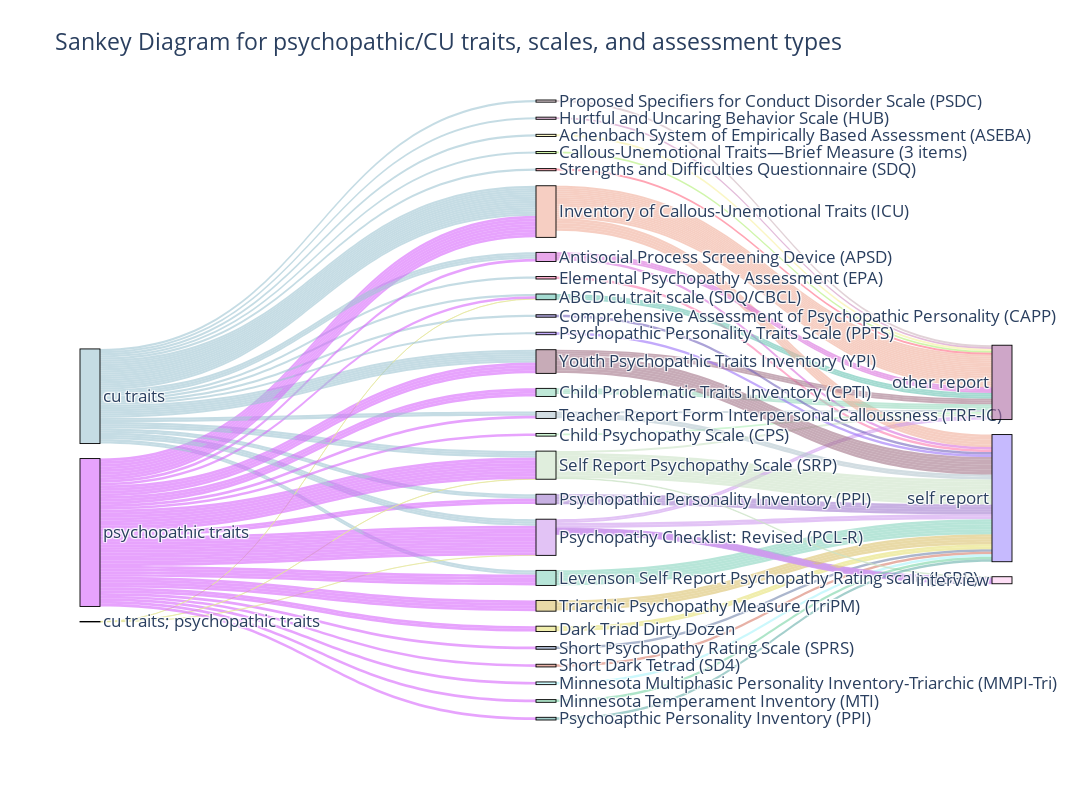

Notebook code for this chart:
### Markdown cell above
#### Variable Plots

In these plots, I am modeling the flow of usage from 1. variable, 2. scale used, 3. type of assessment (self and other report, experimental, observational). This is for the psychopathic traits/CU traits variable, the behavioral variable, and the cognitive variable (for the brain variables, there was not enough data available).

### Code cell
# 1. Create unique labels
labels = list(pd.concat([
    df_sankey_cups['p_or_cu'], 
    df_sankey_cups['scale'], 
    df_sankey_cups['reporting_type']
]).unique())

# 2. Map labels to indices
label_map = {label: idx for idx, label in enumerate(labels)}

# 3. Define sources, targets, and values
sources = df_sankey_cups['p_or_cu'].map(label_map).tolist() + \
          df_sankey_cups['scale'].map(label_map).tolist()

targets = df_sankey_cups['scale'].map(label_map).tolist() + \
          df_sankey_cups['reporting_type'].map(label_map).tolist()

values = df_sankey_cups['pcu_count'].tolist() + \
         df_sankey_cups['reporttype_count'].tolist()

# 4. Generate pastel colors
import random

def pastel_color():
    r = lambda: random.randint(100, 255)
    return f'rgba({r()},{r()},{r()},0.6)'

label_to_color = {label: pastel_color() for label in labels}
node_color_list = [label_to_color[label] for label in labels]

# 5. Set link colors by source node's color (first half) and middle node (second half)
link_colors = [label_to_color[df_sankey_cups['p_or_cu'].iloc[i]] 
               for i in range(len(df_sankey_cups))] + \
              [label_to_color[df_sankey_cups['scale'].iloc[i]] 
               for i in range(len(df_sankey_cups))]

# 7. Create the figure
fig = go.Figure(data=[go.Sankey(
    node=dict(
        pad=15,
        thickness=20,
        line=dict(color="black", width=0.9),
        label=labels,
        color=node_color_list,
        align="left"
    ),
    link=dict(
        source=sources,
        target=targets,
        value=values,
        color=link_colors,
        customdata=df_sankey_models_transformed['nameyear'].tolist() * 2,
        hovertemplate='%{customdata}<extra></extra>'
    )
)])

fig.update_layout(
    title_text="Sankey Diagram for psychopathic/CU traits, scales, and assessment types",
    font_size=16.5,
    width=1500,
    height=800,
    hovermode='x'
)
fig.show()

fig.write_html("C:/Users/U727148/Latent_Variable_Supplement/sankey_pcu_plot.html", include_plotlyjs="cdn")

### Figure 1 — Plotly figure (JSON) as saved in the notebook; plotly's stock layout.template omitted (floating-point values rounded to 4 significant figures; data arrays with more than 128 entries replaced by an {"elided": "..."} marker saying what was removed)
{"data": [{"link": {"color": {"elided": "204 str values"}, "customdata": {"elided": "184 str values"}, "hovertemplate": "%{customdata}<extra></extra>", "source": {"elided": "204 int values"}, "target": {"elided": "204 int values"}, "value": {"elided": "204 int values"}}, "node": {"align": "left", "color": ["rgba(158,197,210,0.6)", "rgba(215,103,252,0.6)", "rgba(229,231,153,0.6)", "rgba(241,173,153,0.6)", "rgba(207,156,238,0.6)", "rgba(204,227,199,0.6)", "rgba(162,115,135,0.6)", "rgba(206,180,189,0.6)", "rgba(116,134,172,0.6)", "rgba(162,124,207,0.6)", "rgba(253,123,173,0.6)", "rgba(135,212,191,0.6)", "rgba(104,196,179,0.6)", "rgba(149,217,188,0.6)", "rgba(216,125,107,0.6)", "rgba(217,110,220,0.6)", "rgba(218,193,109,0.6)", "rgba(168,243,250,0.6)", "rgba(209,143,193,0.6)", "rgba(116,101,188,0.6)", "rgba(176,239,184,0.6)", "rgba(230,226,117,0.6)", "rgba(180,199,207,0.6)", "rgba(155,114,248,0.6)", "rgba(247,241,157,0.6)", "rgba(177,238,115,0.6)", "rgba(255,105,131,0.6)", "rgba(121,212,166,0.6)", "rgba(104,175,171,0.6)", "rgba(173,108,163,0.6)", "rgba(160,141,253,0.6)", "rgba(253,202,241,0.6)"], "label": ["cu traits", "psychopathic traits", "cu traits; psychopathic traits", "Inventory of Callous-Unemotional Traits (ICU)", "Psychopathy Checklist: Revised (PCL-R)", "Self Report Psychopathy Scale (SRP)", "Youth Psychopathic Traits Inventory (YPI)", "Proposed Specifiers for Conduct Disorder Scale (PSDC)", "Short Psychopathy Rating Scale (SPRS)", "Psychopathic Personality Inventory (PPI)", "Elemental Psychopathy Assessment (EPA)", "Levenson Self Report Psychopathy Rating scale (LSRP)", "ABCD cu trait scale (SDQ/CBCL)", "Child Problematic Traits Inventory (CPTI)", "Short Dark Tetrad (SD4)", "Antisocial Process Screening Device (APSD)", "Triarchic Psychopathy Measure (TriPM)", "Minnesota Multiphasic Personality Inventory-Triarchic (MMPI-Tri)", "Hurtful and Uncaring Behavior Scale (HUB)", "Comprehensive Assessment of Psychopathic Personality (CAPP)", "Child Psychopathy Scale (CPS)", "Dark Triad Dirty Dozen", "Teacher Report Form Interpersonal Calloussness (TRF-IC)", "Psychopathic Personality Traits Scale (PPTS)", "Achenbach System of Empirically Based Assessment (ASEBA)", "Callous-Unemotional Traits—Brief Measure (3 items)", "Strengths and Difficulties Questionnaire (SDQ)", "Minnesota Temperament Inventory (MTI)", "Psychoapthic Personality Inventory (PPI)", "other report", "self report", "interview"], "line": {"color": "black", "width": 0.9}, "pad": 15, "thickness": 20}, "type": "sankey"}], "layout": {"font": {"size": 16.5}, "height": 800, "hovermode": "x", "title": {"text": "Sankey Diagram for psychopathic/CU traits, scales, and assessment types"}, "width": 1500}}
